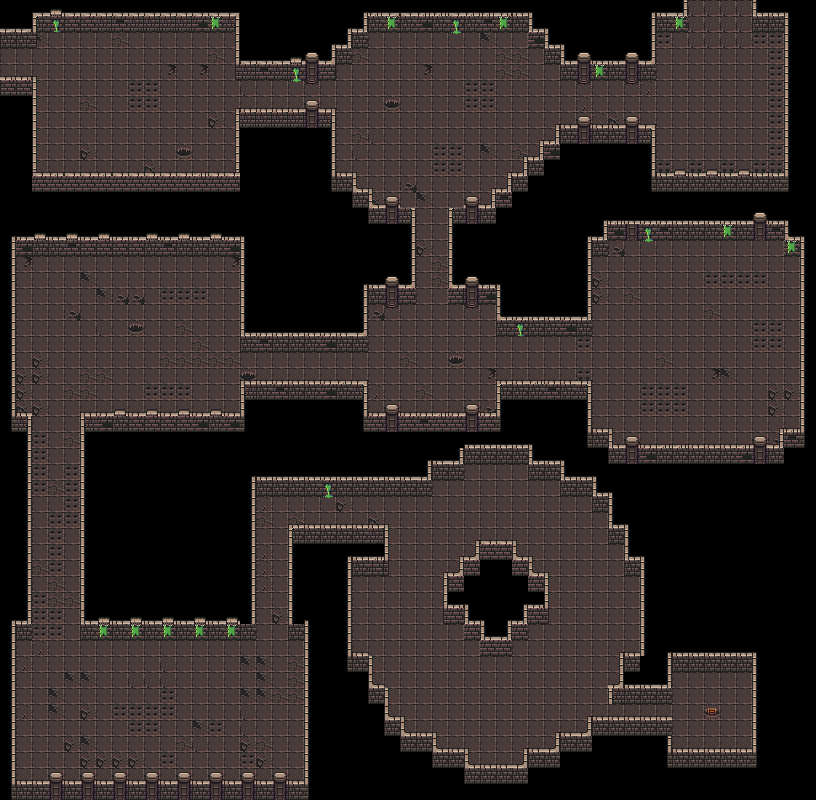

Tiled map render using the project's own tile images. Description and the map definition, with tile-layer contents summarised, below:
An orthogonal 51x50 tile map with 16x16 px tiles, 3 tile layers (floor, back-wall, front-wall) and 34 objects (12x Imp, 9x Chort, 9x Wogol, 2x Door, BigDemon, ...).

<map version="1.0" tiledversion="1.0.3" orientation="orthogonal" renderorder="right-down" width="51" height="50" tilewidth="16" tileheight="16" nextobjectid="51">
 <tileset firstgid="1" source="res/untitled.tsx" />
 <layer name="floor" width="51" height="50">
  <data>[2550 cells, 1410 non-empty, 17 distinct tile ids]</data>
 </layer>
 <objectgroup name="entities">
  <object id="10" type="Chort" x="148.083" y="129.667" width="16" height="16" />
  <object id="13" type="Chort" x="377.667" y="110.667" width="16" height="16" />
  <object id="14" type="Chort" x="492" y="101" width="16" height="16" />
  <object id="15" type="Chort" x="434" y="340.667" width="16" height="16" />
  <object id="16" type="Chort" x="655" y="312.667" width="16" height="16" />
  <object id="17" type="Chort" x="708" y="372.333" width="16" height="16" />
  <object id="18" type="Chort" x="734" y="291" width="16" height="16" />
  <object id="19" type="Imp" x="82.3333" y="331.667" width="16" height="16" />
  <object id="21" type="Imp" x="425" y="305.333" width="16" height="16" />
  <object id="22" type="Imp" x="620.333" y="391" width="16" height="16" />
  <object id="23" type="Imp" x="431.667" y="52.6667" width="16" height="16" />
  <object id="24" type="Imp" x="425" y="198" width="16" height="16" />
  <object id="25" type="Imp" x="51" y="449.333" width="16" height="16" />
  <object id="26" type="Imp" x="129" y="671" width="16" height="16" />
  <object id="27" type="Imp" x="209.333" y="743.667" width="16" height="16" />
  <object id="28" type="Wogol" x="265.333" y="711.667" width="16" height="16" />
  <object id="29" type="Wogol" x="196" y="695" width="16" height="16" />
  <object id="30" type="Wogol" x="48" y="739.333" width="16" height="16" />
  <object id="31" type="Wogol" x="63.6667" y="574.667" width="16" height="16" />
  <object id="32" type="Wogol" x="158.333" y="270.667" width="16" height="16" />
  <object id="33" type="Wogol" x="568.333" y="536.667" width="16" height="16" />
  <object id="34" type="Wogol" x="567.333" y="677.667" width="16" height="16" />
  <object id="35" type="Wogol" x="421" y="678.333" width="16" height="16" />
  <object id="36" type="Wogol" x="414" y="527.667" width="16" height="16" />
  <object id="37" type="BigDemon" x="493" y="494.667" width="16" height="16" />
  <object id="38" type="Chort" x="160" y="346" width="16" height="16" />
  <object id="39" type="Chort" x="72" y="278" width="16" height="16" />
  <object id="40" type="Imp" x="682" y="236" width="16" height="16" />
  <object id="41" type="Imp" x="598" y="92" width="16" height="16" />
  <object id="42" type="Imp" x="292" y="360" width="16" height="16" />
  <object id="43" type="Imp" x="111" y="728" width="16" height="16" />
  <object id="46" type="Door" x="416.333" y="190" width="32" height="34" />
  <object id="47" type="Door" x="255" y="607" width="32" height="34" />
  <object id="48" name="corridor" type="Ladder" x="688" y="-2" width="64" height="16">
   <properties>
    <property name="dest" value="demon_ruin" />
    <property name="direction" value="down" />
    <property name="level" value="corridor" />
   </properties>
  </object>
 </objectgroup>
 <layer name="back-wall" width="51" height="50">
  <data>[2550 cells, 475 non-empty, 33 distinct tile ids]</data>
 </layer>
 <layer name="front-wall" width="51" height="50">
  <data>[2550 cells, 360 non-empty, 32 distinct tile ids]</data>
 </layer>
</map>